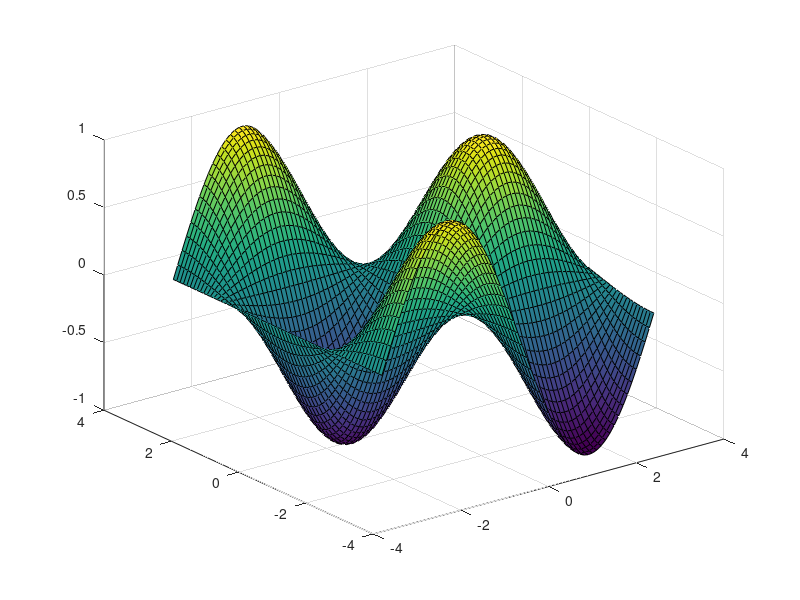

Recreate this plot in MATLAB. (Note: this script raises an error after producing the figure.)
x=-pi:0.1:pi;
y=-pi:0.1:pi;
[X,Y]=meshgrid(x,y);
Z=sin(X).*cos(Y);
surf(X,Y,Z)
map=zero(256,3);
map(:,2)=(0:255)/255;

